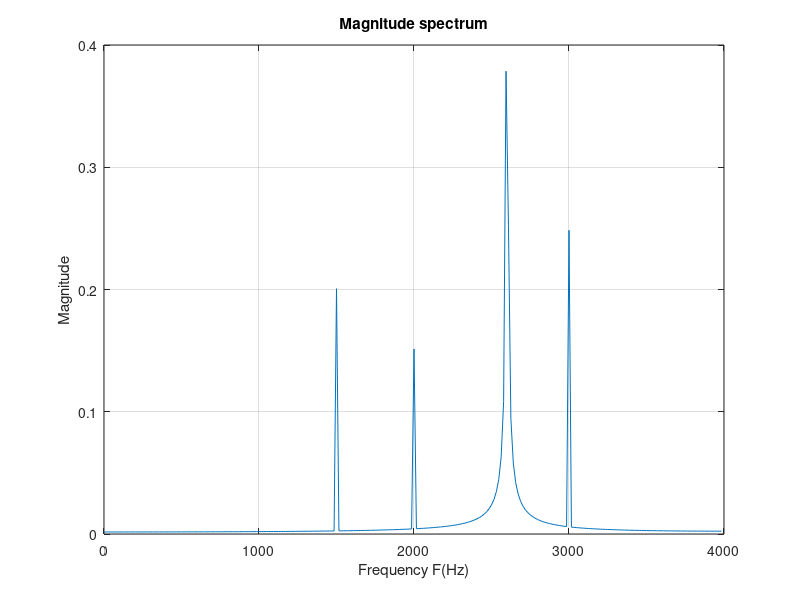
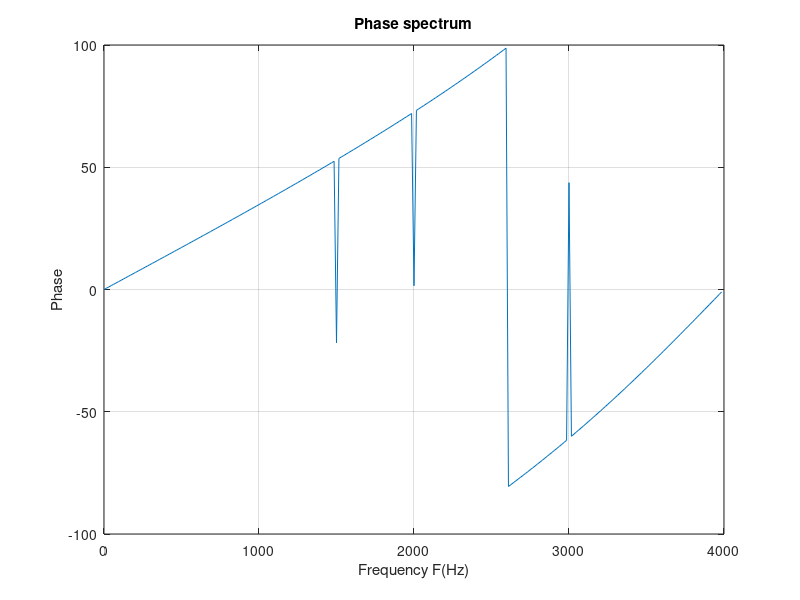

Write the MATLAB code that produced these figures, in order.
Fsamp=8000;nFFT=512;
Amp=[.4 .3 .5 1];Freq=[1500;2000;3000;2600];
t=1/Fsamp:1/Fsamp:.1;
x=Amp*sin(2*pi*Freq*t);
y=fft(x,nFFT);
mag = abs(y);
phase = unwrap(angle(y))*180/pi;
Freso = Fsamp/nFFT;
fAxis = 0:Freso:Fsamp/2-Freso;
mag=mag/nFFT;
plot(fAxis,mag(1:256));grid;
title('Magnitude spectrum')
xlabel('Frequency F(Hz)')
ylabel('Magnitude')

figure
plot(fAxis,phase(1:256));grid
title('Phase spectrum')
xlabel('Frequency F(Hz)')
ylabel('Phase');
